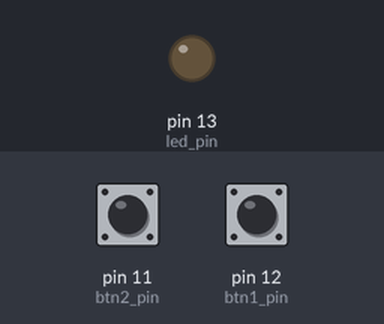
Simulated run of this sketch. Board: Arduino Uno, built with avr-gcc and run on an emulated ATmega328P. Shown: output pins drawn as LEDs (lit = HIGH). Inputs (shaded band) come from the test bench; at power-on: pin 11 (btn2_pin) HIGH, pin 12 (btn1_pin) LOW.

Above: at 1.2 s.
1.3 s: pin 11 (btn2_pin) pulled LOW for 3.2 s
At 1.8 s:
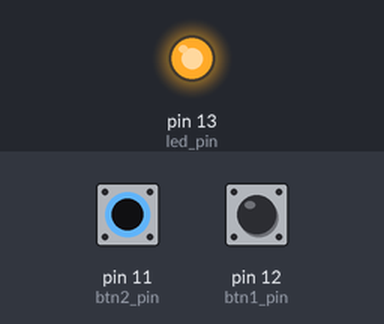
6.6 s: pin 12 (btn1_pin) pulled HIGH for 3.2 s
16.8 s: pin 11 (btn2_pin) pulled LOW for 1 s
At 20.1 s:
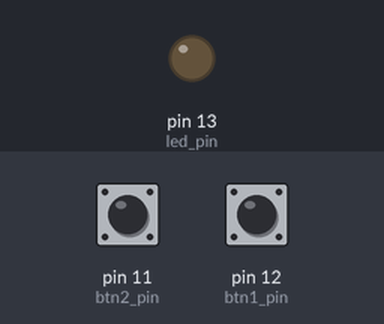
Timing chart, 0 to 21.3 s (numbered marks = the images above; inputs shaded):
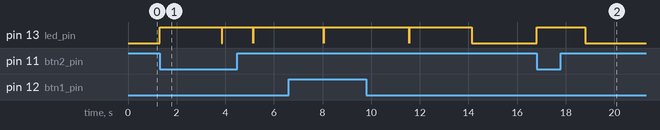

The sketch:

digital_read_write.ino
```cpp
int data1 = 0;
int data2 = 0;
int count=0;

const int led_pin = 13;
const int btn1_pin = 12;
const int btn2_pin = 11;
void setup()
{
 pinMode(led_pin, OUTPUT);
 pinMode(btn1_pin, INPUT);
 pinMode(btn2_pin, INPUT_PULLUP);
}
void loop()
{
 data1= digitalRead(btn1_pin);
 data2= !digitalRead(btn2_pin);

 if(data1|data2){
  count++;
 }

 digitalWrite(led_pin, count);
 if(!data1&!data2&&count>0){
  count--;
 }
 delay(10);
}
```

Measured:
- after the input at 1.3 s, pin 13 (led_pin): goes HIGH 2.6 s, LOW 0.01 s, HIGH 1.3 s, LOW 0.01 s, then HIGH, starting at once
- after the input at 16.8 s, pin 13 (led_pin): LOW → HIGH at once, → LOW 2.0 s later
